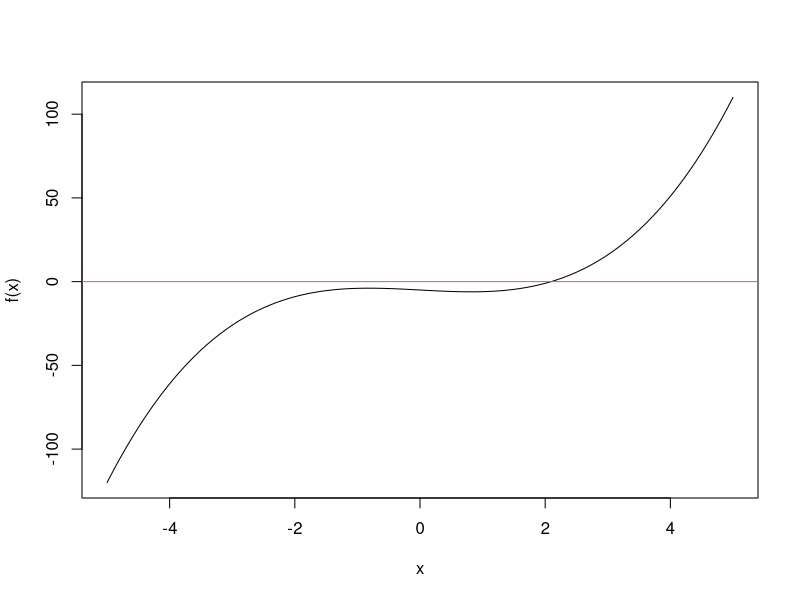
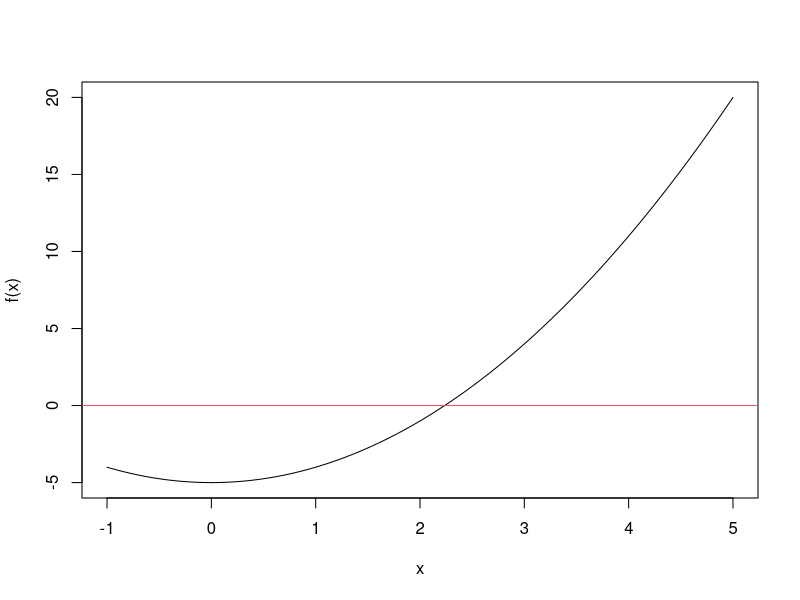

Here is the R script that generated these plots, in order:
# Sesion 07/04/2022
# Sergio Quijano Rey
# sergioquijano@correo.ugr.es
#
# NOTA: como estamos mostrando mensajes por pantalla, lo recomendable es ejecutar o bien el script
# por lineas en un REPL o bien ejecutar todo el script usando `R --no-echo -f Sesion05-31-03-2022.r`
# para evitar que se muestren por pantalla tambien las lineas de codigo, haciendo que los mensajes
# por pantalla sean ilegibles

# EJERCICIO 1.2
#================================================================================

message("EJERCICIO 1.2")
message("#================================================================================")
message("")

# Repite el proceso anterior ahora para encontrar una raíz de f (x) = x3 − 2x − 5 en
# el intervalo (−5, 5). Comienza representando la función en dicho intervalo y observa la
# dicultad que puede tener el problema. Después implementa una a una las iteraciones
# eligiendo primero como valor inicial un valor cercano a la verdadera raíz y luego otro
# más alejado. ¾Qué observas?


# Definimos la funcion y la representamos graficamente
# El problema es que la función tiene máximos y mínimos relativos a la izquierda de la raiz, y por
# tanto la derivada se puede anular, ocasionando problemas en el algoritmo
f <- function(x) x^3 - 2*x -5
curve(f, -5, 5)
abline(h = 0, col = 2)

# Definimos la derivada de la funcion
f.prima<-function(x) 3*x^2 - 2

# Valor inicial
# Lo elegimos lo suficientemente cercana a la raiz
x0 <- 2
message("Valor inicial: ", x0)
message("")

# Iteramos el proceso mostrando como avanza el algoritmo

x1 <- x0-f(x0)/f.prima(x0)
message("Valor tras la primera iteracion: ", x1)
message("")

x2<-x1-f(x1)/f.prima(x1)
message("Valor tras la segunda iteracion: ", x2)
message("")

x3<-x2-f(x2)/f.prima(x2)
message("Valor tras la tercera iteracion: ", x3)
message("")

x4<-x3-f(x3)/f.prima(x3)
message("Valor tras la cuarta iteracion: ", x4)
message("")


# Repetimos el proceso usando un valor inicial más alejado
# Lo elegimos lo suficientemente cercana a la raiz
x0 <- -3
message("Repetimos el proceso escogiendo un valor inicial mas alejado")
message("Valor inicial: ", x0)
message("")

# Iteramos el proceso mostrando como avanza el algoritmo

x1 <- x0-f(x0)/f.prima(x0)
message("Valor tras la primera iteracion: ", x1)
message("")

x2<-x1-f(x1)/f.prima(x1)
message("Valor tras la segunda iteracion: ", x2)
message("")

x3<-x2-f(x2)/f.prima(x2)
message("Valor tras la tercera iteracion: ", x3)
message("")

x4<-x3-f(x3)/f.prima(x3)
message("Valor tras la cuarta iteracion: ", x4)
message("")

x5<-x4-f(x4)/f.prima(x4)
message("Valor tras la quinta iteracion: ", x5)
message("")

# Vemos que converge y que, al estar mas lejos, necesita mas iteraciones

# Repetimos el proceso usando un valor inicial más alejado
# Lo elegimos lo suficientemente cercana a la raiz
x0 <- -4
message("Repetimos el proceso escogiendo un valor inicial mas alejado")
message("Valor inicial: ", x0)
message("")

# Iteramos el proceso mostrando como avanza el algoritmo

x1 <- x0-f(x0)/f.prima(x0)
message("Valor tras la primera iteracion: ", x1)
message("")

x2<-x1-f(x1)/f.prima(x1)
message("Valor tras la segunda iteracion: ", x2)
message("")

x3<-x2-f(x2)/f.prima(x2)
message("Valor tras la tercera iteracion: ", x3)
message("")

x4<-x3-f(x3)/f.prima(x3)
message("Valor tras la cuarta iteracion: ", x4)
message("")

x5<-x4-f(x4)/f.prima(x4)
message("Valor tras la quinta iteracion: ", x5)
message("")

x6<-x5-f(x5)/f.prima(x5)
message("Valor tras la sexta iteracion: ", x6)
message("")

x7<-x6-f(x6)/f.prima(x6)
message("Valor tras la septima iteracion: ", x7)
message("")

xn <- x7
xn <-xn-f(xn)/f.prima(xn)
message("Valor tras la octava iteracion: ", xn)
message("")

xn <-xn-f(xn)/f.prima(xn)
message("Valor tras la novena iteracion: ", xn)
message("")

xn <-xn-f(xn)/f.prima(xn)
message("Valor tras la decima iteracion: ", xn)
message("")

xn <-xn-f(xn)/f.prima(xn)
message("Valor tras la undecima iteracion: ", xn)
message("")

# En este caso no converge. Estamos demasiado alejados de la solucion

# Funcion que implementa el metodo NR
algoritmo.NR <- function(f, f.prima, x0, tol, nmax) {

    # Partimos del valor inicial
    xn <- x0

    for(it in 1:nmax) {

        # Computamos el nuevo valor y la tolerancia alcanzada
        new_value <- xn - (f(xn) / f.prima(xn))
        curr_tol <- abs(new_value - xn)

        # Ahora que ya hemos computado la tolerancia, podemos asignar a la variable raiz su nuevo
        # valor
        xn <- new_value

        # Si la tolerancia esta por debajo de cierto umbral, devolvemos
        if(curr_tol < tol) {
            return(list(raiz = xn, tol = curr_tol, iteraciones = it))
        }
    }

    # Se han agotado todas las iteraciones sin estar por debajo de la tolerancia
    # Mostramos un mensaje de advertencia y devolvemos los valores
    warning("Se agotaron todas las iteraciones sin bajar de la tolerancia dada")
    return(list(raiz = xn, tol = curr_tol, iteraciones = nmax))
}

# Comprobamos el funcionamiento de la funcion

resultado <- algoritmo.NR(
    function(x) x^2 - 5,
    function(x) 2 * x,
    2,
    0.000001,
    10000
)

message("El resultado obtenido para la primera funcion es:")
print(resultado)
message("")

resultado <- algoritmo.NR(
    function(x) x^3 - 2*x -5,
    function(x) 3*x^2 - 2,
    2,
    0.00001,
    1000
)

message("El resultado obtenido para la segunda funcion es:")
print(resultado)
message("")

# Redefinimos la funcion para añadir las comprobaciones

# Funcion que implementa el metodo NR
algoritmo.NR <- function(f, f.prima, x0, tol, nmax) {

    # Comprobaciones de seguridad
    if(missing(f) || missing(f.prima) || missing(x0) || missing(tol) || missing(nmax)){
        warning("No has pasado todos los argumentos necesarios de la funcion")
        warning("Se devuelve NA")
        return(NA)
    }

    if(is.function(f) == FALSE){
        warning("El argumento f debe ser una funcion")
        warning("Se devuelve NA")
        return(NA)
    }

    if(is.function(f.prima) == FALSE){
        warning("El argumento f.prima debe ser una funcion")
        warning("Se devuelve NA")
        return(NA)
    }

    if(is.numeric(x0) == FALSE || is.numeric(tol) == FALSE || is.numeric(nmax) == FALSE){
        warning("Los parametros x0, tol y nmax deben ser numericos")
        warning("Se devuelve NA")
        return(NA)
    }

    # Partimos del valor inicial
    xn <- x0

    for(it in 1:nmax) {

        # Computamos el nuevo valor y la tolerancia alcanzada
        new_value <- xn - (f(xn) / f.prima(xn))
        curr_tol <- abs(new_value - xn)

        # Ahora que ya hemos computado la tolerancia, podemos asignar a la variable raiz su nuevo
        # valor
        xn <- new_value

        # Si la tolerancia esta por debajo de cierto umbral, devolvemos
        if(curr_tol < tol) {
            return(list(raiz = xn, tol = curr_tol, iteraciones = it))
        }
    }

    # Se han agotado todas las iteraciones sin estar por debajo de la tolerancia
    # Mostramos un mensaje de advertencia y devolvemos los valores
    warning("Se agotaron todas las iteraciones sin bajar de la tolerancia dada")
    return(list(raiz = xn, tol = curr_tol, iteraciones = nmax))
}

# Comprobamos su funcionamiento

message("Comprobamos la funcion con filtros")
message("")

message("Lanzando la funcion sin parametros")
res <- algoritmo.NR()
message("Resultado obtenido:")
print(res)
message("")

message("Lanzando la funcion con parametros con tipos incorrectos")
res <- algoritmo.NR(2, 3, 4, 5, 6)
message("Resultado obtenido:")
print(res)
message("")


# Redefinimos la funcion para añadir la muestra de los graficos

# Funcion que implementa el metodo NR
algoritmo.NR <- function(f, f.prima, x0, tol, nmax, dibuja = TRUE) {

    # Comprobaciones de seguridad
    if(missing(f) || missing(f.prima) || missing(x0) || missing(tol) || missing(nmax)){
        warning("No has pasado todos los argumentos necesarios de la funcion")
        warning("Se devuelve NA")
        return(NA)
    }

    if(is.function(f) == FALSE){
        warning("El argumento f debe ser una funcion")
        warning("Se devuelve NA")
        return(NA)
    }

    if(is.function(f.prima) == FALSE){
        warning("El argumento f.prima debe ser una funcion")
        warning("Se devuelve NA")
        return(NA)
    }

    if(is.numeric(x0) == FALSE || is.numeric(tol) == FALSE || is.numeric(nmax) == FALSE){
        warning("Los parametros x0, tol y nmax deben ser numericos")
        warning("Se devuelve NA")
        return(NA)
    }

    # Empezamos realizando el dibujado
    if(dibuja == TRUE){
        # Tomamos un intervalo de longitud 6 con centro el valor inicial
        curve(f, x0 - 3, x0 + 3)
        abline(h = 0, col = 2)
    }

    # Partimos del valor inicial
    xn <- x0

    for(it in 1:nmax) {

        # Computamos el nuevo valor y la tolerancia alcanzada
        new_value <- xn - (f(xn) / f.prima(xn))
        curr_tol <- abs(new_value - xn)

        # Ahora que ya hemos computado la tolerancia, podemos asignar a la variable raiz su nuevo
        # valor
        xn <- new_value

        # Si la tolerancia esta por debajo de cierto umbral, devolvemos
        if(curr_tol < tol) {
            return(list(raiz = xn, tol = curr_tol, iteraciones = it))
        }
    }

    # Se han agotado todas las iteraciones sin estar por debajo de la tolerancia
    # Mostramos un mensaje de advertencia y devolvemos los valores
    warning("Se agotaron todas las iteraciones sin bajar de la tolerancia dada")
    return(list(raiz = xn, tol = curr_tol, iteraciones = nmax))
}

# Comprobamos la funcion

message("Lanzando la funcion con el dibujado")
resultado <- algoritmo.NR(
    function(x) x^2 - 5,
    function(x) 2 * x,
    2,
    0.000001,
    10000
)
message("Resultado obtenido:")
print(resultado)
message("")


message("Lanzando la funcion sin el dibujado")
resultado <- algoritmo.NR(
    function(x) x^2 - 5,
    function(x) 2 * x,
    2,
    0.000001,
    10000,
    FALSE
)
message("Resultado obtenido:")
print(resultado)
message("")

# EJERCICIO 1.3
#================================================================================

message("EJERCICIO 1.3")
message("#================================================================================")
message("")

# Funcion que implementa el metodo NR
library(numDeriv)
algoritmo.NR <- function(f, f.prima, x0, tol, nmax, dibuja = TRUE) {

    # Comprobaciones de seguridad
    if(missing(f) || missing(x0) || missing(tol) || missing(nmax)){
        warning("No has pasado todos los argumentos necesarios de la funcion")
        warning("Se devuelve NA")
        return(NA)
    }

    # Si no se pasa f.prima, se usa la derivacion numerica
    if(missing(f.prima)) {
        message("Estamos usando derivacion numerica")
        f.prima <- function(x) genD(func = f, x = x)$D[1]
    }

    if(is.function(f) == FALSE){
        warning("El argumento f debe ser una funcion")
        warning("Se devuelve NA")
        return(NA)
    }

    if(is.function(f.prima) == FALSE){
        warning("El argumento f.prima debe ser una funcion")
        warning("Se devuelve NA")
        return(NA)
    }

    if(is.numeric(x0) == FALSE || is.numeric(tol) == FALSE || is.numeric(nmax) == FALSE){
        warning("Los parametros x0, tol y nmax deben ser numericos")
        warning("Se devuelve NA")
        return(NA)
    }

    # Empezamos realizando el dibujado
    if(dibuja == TRUE){
        # Tomamos un intervalo de longitud 6 con centro el valor inicial
        curve(f, x0 - 3, x0 + 3)
        abline(h = 0, col = 2)
    }

    # Partimos del valor inicial
    xn <- x0

    for(it in 1:nmax) {

        # Computamos el nuevo valor y la tolerancia alcanzada
        new_value <- xn - (f(xn) / f.prima(xn))
        curr_tol <- abs(new_value - xn)

        # Ahora que ya hemos computado la tolerancia, podemos asignar a la variable raiz su nuevo
        # valor
        xn <- new_value

        # Si la tolerancia esta por debajo de cierto umbral, devolvemos
        if(curr_tol < tol) {
            return(list(raiz = xn, tol = curr_tol, iteraciones = it))
        }
    }

    # Se han agotado todas las iteraciones sin estar por debajo de la tolerancia
    # Mostramos un mensaje de advertencia y devolvemos los valores
    warning("Se agotaron todas las iteraciones sin bajar de la tolerancia dada")
    return(list(raiz = xn, tol = curr_tol, iteraciones = nmax))
}

# Comprobamos la funcion anterior con distintas funciones matematicas

message("Probando la primera funcion con derivacion numerica")
resultado <- algoritmo.NR(
    f = function(x) x^2 - 5,
    x0 = 2,
    tol = 0.000001,
    nmax = 10000,
    dibuja = FALSE
)
message("Resultado obtenido:")
print(resultado)
message("")

message("Probando la segunda funcion con derivacion numerica")
resultado <- algoritmo.NR(
    f = function(x) x^3 - 2*x -5,
    x0 = 2,
    tol = 0.000001,
    nmax = 10000,
    dibuja = FALSE
)
message("Resultado obtenido:")
print(resultado)
message("")

message("Probando la tercera funcion con derivacion numerica")
resultado <- algoritmo.NR(
    f = function(x) exp(2*x) - x - 6,
    x0 = 3,
    tol = 0.000001,
    nmax = 10000,
    dibuja = FALSE,
)
message("Resultado obtenido:")
print(resultado)
message("")

# Realizamos las comparaciones con uniroot
message("Comparando uniroot vs nuestra implementacion en la primera funcion con derivacion numerica")
resultado <- algoritmo.NR(
    f = function(x) x^2 - 5,
    x0 = 2,
    tol = 0.000001,
    nmax = 10000,
    dibuja = FALSE
)

resultado_uniroot <- uniroot(function(x) x^2 - 5, c(2 - 3, 2 + 3))
message("Resultado obtenido con nuestra funcion:")
print(resultado)
message("")
message("Resultado obtenido con uniroot funcion:")
print(resultado_uniroot$root)
message("")
